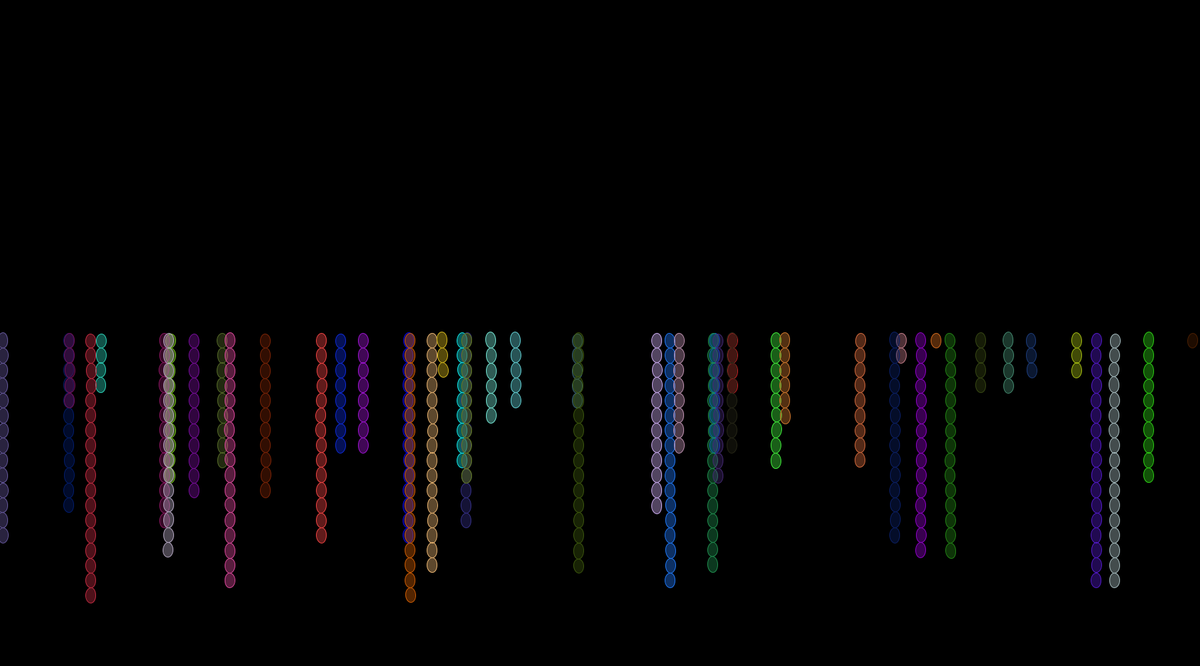
Frame 1 (no input)
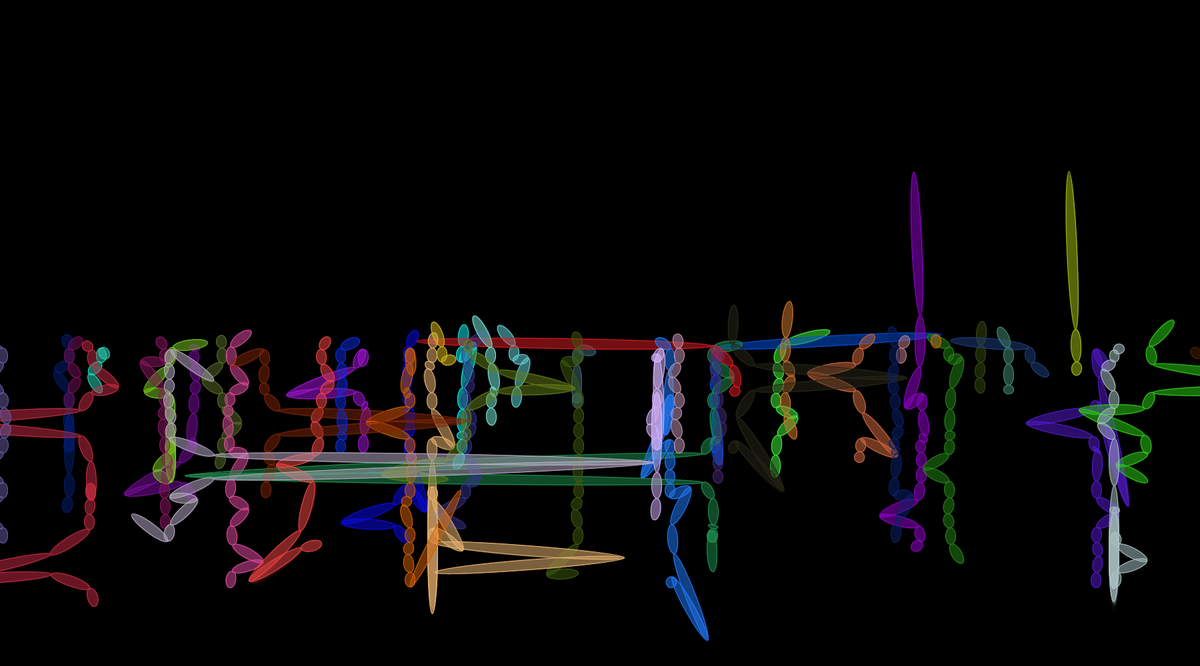
Frame 60 (the mouse pressed at the canvas centre just before this capture)
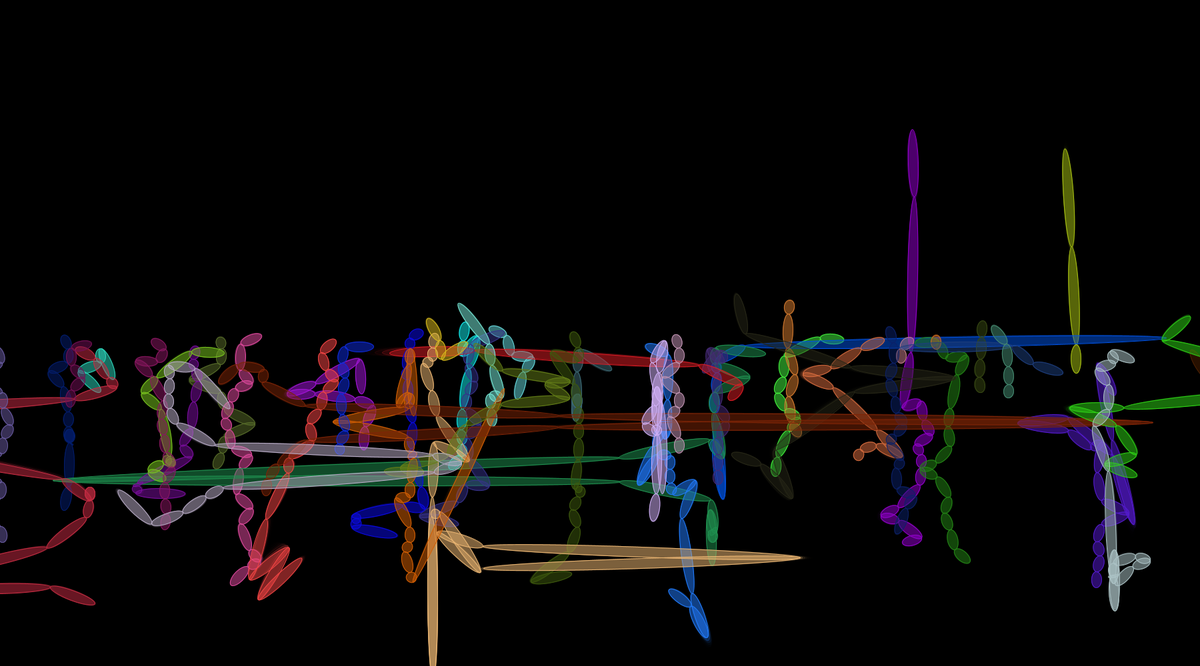
Frame 120 (the mouse held since frame 60 and released just before this capture)

The Processing sketch that drew these frames (run headless with seeded random() and noise(); from frame 60 on, the mouse is pressed at the canvas centre):

// Processing sketch: main
// ── main.pde
Universe sim;
Organism o;

void setup(){
  size(1800,1000);
  sim = new Universe();
  sim.addNRandomlyPlacedOrganisms(50);
  fill(0, 255); //200,140
  rect(-2,-2,width+2,height+2);
}
 
void draw(){
  fill(0, 150); //200,140
  rect(-2,-2,width+2,height+2);
  sim.run();
}
 
void mouseDragged(){
  //sim.addOrganism(new Organism(mouseX, mouseY, true));
}
 
void mousePressed(){
  //sim.addOrganism(new Organism(mouseX, mouseY, true));
}

// ── Cell.pde
class Cell{
  
  Link parentLink;
  Link childLink;
  PVector startPos, pos, prevPos;
  float pForceMagX;
  float pForceFreqX;
  float pForceMagY;
  float pForceFreqY;
  float stiffness;
  float seperation;
  float sepTime;
  color col;
  
  static final float minForceFreq = 0.001;
  static final float maxForceFreq = 100;
  //static final float minForceMag = 0.001;
  //static final float maxForceMag = 0.1;
  static final float minForceMag = 0.001;
  static final float maxForceMag = 1;
  static final float minStiff = 0.00001;
  static final float maxStiff = 0.2;
  static final float radius = 5;
  static final int framesPerSimStep = 15;
  static final float sepFactor = 4.5;
  
  Cell(float x, float y, float _stiffness){
    pos = new PVector(x,y);
    prevPos = new PVector(x, y);
    startPos = new PVector(x, y);
    stiffness = _stiffness;
    pForceFreqX = random(minForceFreq,maxForceFreq);
    pForceMagX = random(minForceMag, maxForceMag);
    pForceFreqY = random(minForceFreq,maxForceFreq);
    pForceMagY = random(minForceMag, maxForceMag);
    
    seperation = 0;
    sepTime = 0;
  }
  
  
  Cell(float x, float y){
    pos = new PVector(x,y);
    prevPos = new PVector(x, y);
    startPos = new PVector(x, y);
    stiffness = random(minStiff, maxStiff);
    pForceFreqX = random(minForceFreq,maxForceFreq);
    pForceMagX = random(minForceMag, maxForceMag);
    pForceFreqY = random(minForceFreq,maxForceFreq);
    pForceMagY = random(minForceMag, maxForceMag);
    
    seperation = 0;
    sepTime = 0;
  }
  
  Cell(Cell parent){
    stiffness = parent.stiffness;
    pos = new PVector(parent.pos.x,parent.pos.y+radius*sepFactor);
    prevPos = new PVector(parent.pos.x,parent.pos.y+radius*sepFactor);
    startPos = new PVector(parent.pos.x,parent.pos.y+radius*sepFactor);
    parent.createChildLinkAndLinkChild(this);
    pForceFreqX = random(minForceFreq,maxForceFreq);
    pForceMagX = random(minForceMag, maxForceMag);
    pForceFreqY = random(minForceFreq,maxForceFreq);
    pForceMagY = random(minForceMag, maxForceMag);
    
    seperation = 0;
    sepTime = 0;
    
  }
  
  void createChildLinkAndLinkChild(Cell child){
    childLink = new Link(this, child, stiffness);
    child.attachParentLink(childLink);
  }
  
  void attachParentLink(Link _parentLink){
    parentLink = _parentLink;
  }
  
  void runPush(){
    pushSelf();
    if(childLink != null){
      childLink.constrainLen();
    }
    verlet();
  }
  
  void run(){
    if(childLink != null){
      childLink.constrainLen();
    }
    verlet();
  }
  
  void pushSelf(){
    PVector pforceX = new PVector(pForceMagX, 0);
    pforceX.mult(sin(frameCount*pForceFreqX));
    pos.add(pforceX);
    
    PVector pforceY = new PVector(0, pForceMagY);
    pforceY.mult(sin(frameCount*pForceFreqY));
    pos.add(pforceY);
  }
  
  void verlet(){
    PVector currPos = new PVector(pos.x, pos.y);
    pos.x += (pos.x - prevPos.x)*.999;
    pos.y += (pos.y - prevPos.y)*.999;
    prevPos.set(currPos);
  }
  
  void render(){
    
    if(childLink != null){
      childLink.render();
    }
    
    fill(col, 100); //fill(200,100);
    stroke(255);
    pushMatrix();
    translate(pos.x, pos.y);
    //rotate(theta);
    beginShape();
    //ellipse(0,0,radius*2,radius*2);
    endShape();
    popMatrix();
    
  }
  
  void combineTraits(Cell parent1, Cell parent2){
    if(parent1 == null){
      pForceFreqX = parent2.pForceFreqX;
      pForceMagX = parent2.pForceMagX;
      pForceFreqY = parent2.pForceFreqY;
      pForceMagY = parent2.pForceMagY;
      //stiffness = parent2.stiffness;
    }
    else if(parent2 == null){
      pForceFreqX = parent1.pForceFreqX;
      pForceMagX = parent1.pForceMagX;
      pForceFreqY = parent1.pForceFreqY;
      pForceMagY = parent1.pForceMagY;
      //stiffness = parent1.stiffness;
    }
    else{
      pForceFreqX = (parent1.pForceFreqX + parent2.pForceFreqX)/2;
      pForceMagX = (parent1.pForceMagX + parent2.pForceMagX)/2;
      pForceFreqY = (parent1.pForceFreqY + parent2.pForceFreqY)/2;
      pForceMagY = (parent1.pForceMagY + parent2.pForceMagY)/2;
      //stiffness = (parent1.stiffness + parent2.stiffness)/2;
      /*int randomSwap = round(random(0.51, 3.49));
      if(randomSwap == 1){
        pForceFreq = parent1.pForceFreq;
        pForceMag = parent2.pForceMag;
        
        stiffness = parent1.stiffness; //THINK ABOUT THIS
      }
      else if(randomSwap == 2){
        pForceFreq = parent2.pForceFreq;
        pForceMag = parent1.pForceMag;
        
        stiffness = parent2.stiffness; // THINK ABOUT THIS
      }
      else if(randomSwap == 3){
        pForceFreq = (parent1.pForceFreq + parent2.pForceFreq)/2;
        pForceMag = (parent1.pForceMag + parent2.pForceMag)/2;
        stiffness = (parent1.stiffness + parent2.stiffness)/2;
      }
      //pForceFreq = (parent1.pForceFreq + parent2.pForceFreq)/2;
      //pForceMag = (parent1.pForceMag + parent2.pForceMag)/2;*/
    }
    
    int randChance = round(random(1));
    if(randChance == 1){
      //Add some randomness
      pForceFreqX = pForceFreqX + random(-0.1, 0.1)*minForceFreq;
      pForceMagX = pForceMagX + random(-0.1, 0.1)*minForceMag;
      pForceFreqY = pForceFreqY + random(-0.1, 0.1)*minForceFreq;
      pForceMagY = pForceMagY + random(-0.1, 0.1)*minForceMag;
      //stiffness = stiffness + random(-0.1, 0.1)*minStiff;
    }  
  }
  
  float getDisplacement(){
    float displace = PVector.sub(pos, startPos).mag();
    if(displace < 0){
      return displace*-1;
      
    }
    else{
      return displace;
      
    }
  }
  
  float getTimeAvgSep(){
    return seperation/sepTime;
  }
  
  void updateSeperation(Cell other){
    float sep = PVector.sub(this.pos, other.pos).mag();
    sepTime += 1;
    if(sep < 0){
      sep = sep*-1;
      seperation += sep;
    }
    else{
      
      seperation += sep;
    }
  }
  
  void setColor(color _c){
    col = _c;
  }
  
  
  
}

// ── Link.pde
class Link{
  
  Cell parent;
  Cell child;
  float stiffness;
  PVector head;
  PVector tail;
  PVector linkVec;
  float len;
  static final float radLen = 5;
  
  Link(Cell _parent, Cell _child, float _stiffness){
    parent = _parent;
    child = _child;
    stiffness = _stiffness;
    head = parent.pos;
    linkVec = new PVector(child.pos.x-parent.pos.x, child.pos.y-parent.pos.y);
    tail = PVector.add(head, linkVec);
    len = linkVec.mag();
  }
  
  void render(){
    PVector currLinkVec = PVector.sub(child.pos, parent.pos);
    float theta = currLinkVec.heading();
    fill(parent.col, 100); //fill(200, 100);
    stroke(parent.col); //stroke(255);
    pushMatrix();
    //translate(parent.pos.x, parent.pos.y); For line
    translate(parent.pos.x + (child.pos.x-parent.pos.x)/2, parent.pos.y + (child.pos.y-parent.pos.y)/2);
    rotate(theta);
    beginShape();
    
   
    ellipse(0,0,(child.pos.x-parent.pos.x)*cos(theta) + (child.pos.y-parent.pos.y)*sin(theta),radLen*3);
    //ellipse(0,0,10,radLen*3);
    //vertex(0, 0); For line
    //vertex(child.pos.x-parent.pos.x, child.pos.y-parent.pos.y); For line
    endShape();
    popMatrix();
  }
  
  void constrainLen(){ /* Why doesnt this update linkVec and len?*/
    PVector currLinkVec = new PVector(child.pos.x-parent.pos.x, child.pos.y-parent.pos.y);
    float currLen = currLinkVec.mag();
    float diff = ((currLen - len)/currLen);
    parent.pos.x += currLinkVec.x * (0.5 * stiffness * diff);
    parent.pos.y += currLinkVec.y * (0.5 * stiffness * diff);
    child.pos.x -= currLinkVec.x * (0.5 * stiffness * diff);
    child.pos.y -= currLinkVec.y * (0.5 * stiffness * diff);
  }
  
}

// ── Organism.pde
class Organism{
  ArrayList<Cell> cells;
  Cell head, tail;
  float score;
  float distTraveled;
  float food_consumed;
  float displacement;
  float seperation;
  float stiffness;
  //int size;
  color col;
  
  static final int minSize = 2;
  static final int maxSize = 20;
  static final float minStiff = 0.00001;
  static final float maxStiff = 0.001;
  static final float stiffIncrease = 0.001;
  
  
  Organism(float x, float y){
    col = color(random(255), random(255), random(255));
    stiffness = random(minStiff, maxStiff);
    cells = new ArrayList<Cell>();
    
    /* Possible color bug where the color is null*/
    head = new Cell(x, y, stiffness);
    head.setColor(col);
    tail = new Cell(head);
    tail.setColor(col);
    
    cells.add(head);
    cells.add(tail);
    
    int extendCount = int(random(18));
    extendNTimes(extendCount);
    
    
    
  }
  
  Organism(float x, float y, float _stiffness){
    col = color(random(255), random(255), random(255));
    stiffness = _stiffness;
    cells = new ArrayList<Cell>();
    head = new Cell(x, y, stiffness);
    head.setColor(col);
    tail = new Cell(head);
    tail.setColor(col);
    cells.add(head);
    cells.add(tail);
    setColors();
  }
  
  Organism(float x, float y, boolean isChild){
    col = color(random(255), random(255), random(255));
    cells = new ArrayList<Cell>();
    head = new Cell(x, y);
    head.setColor(col);
    tail = new Cell(head);
    cells.add(head);
    cells.add(tail);
    if(isChild){

    }
    else{
      int extendCount = int(random(18));
      extendNTimes(extendCount);
    }
    setColors();
  }
  
  void setColors(){
    for(Cell c: cells){
      c.setColor(col);
    }
  }
  
  void run() {
    int counter = 0;
    for(Cell c: cells){
      if(counter % 3 == 0){
        c.pushSelf();
      }
      counter++;
    }
    
    //head.pushSelf();
    //tail.pushSelf();
    for(Cell c: cells){
      c.run();
    }
    
  }
  
  void render(){
    for(Cell c: cells){
      c.render();
    }
  }
  
  void pushHead(){
    head.pushSelf();
  }
  
  void calcSeperation(){
    float tempSeperation = 0;
    for(Cell c: cells){
      tempSeperation += c.getTimeAvgSep();
    }
    tempSeperation = tempSeperation/cells.size();
    seperation = tempSeperation;
  }
  
  void updateSeperations(){
    //for(Cell c1: cells){
    //  for(Cell c2: cells){
    //    c1.updateSeperation(c2);
    //  }
    //}
    for(Cell c1: cells){
      Cell parent;
      Cell child;
      if(c1.parentLink != null){
        parent = c1.parentLink.parent;
      }
      else{
        parent = null;
      }
      if(c1.childLink != null){
        child = c1.childLink.child;
      }
      else{
        child = null;
      }
      
      if((parent == null) && (child == null)){
        
      }
      else if(parent == null){
        c1.updateSeperation(child);
      }
      else if(child == null){
        c1.updateSeperation(parent);
      }
      else{
        c1.updateSeperation(parent);
        c1.updateSeperation(child);
      }
    }
  }
  
  /*Organism produceRandomVariant(){

  }
  
  Organism copyOrganism(){

  }*/
  
  Organism reproduceWith(Organism partner){
    float child_stiffness = (stiffness + partner.stiffness)/2;
    int chanceToIncreaseStiff = round(random(100));
    if(chanceToIncreaseStiff < 20){
      child_stiffness += stiffIncrease;
    }
    
    
    Organism child = new Organism(random(width), height/2, child_stiffness); //MAKE SEP CONSTRUC
    
    //Organism child = new Organism(width/2, height/2, false);
    int lengthChance = round(random(1));
    if(lengthChance == 0){
      int meanSize = (cells.size() + partner.cells.size())/2;
      int meanSizeChance = round(random(1));
      if(meanSizeChance == 0){
        child.extendNTimes(meanSize-2);
      }
      else{
        child.extendNTimes(meanSize-2);
      }
      
    }
    else{
      //Extend size of child to one of the parents size
      int randChance = round(random(1));
      if(randChance == 1){
        child.extendNTimes(partner.cells.size()-2);
      }
      else{
        child.extendNTimes(cells.size()-2);
      }

    }
    
    for(int i = 0; i < child.cells.size(); i++){
      if((i >= cells.size()) && (i >= partner.cells.size())){
        
      }
      else if(i >= cells.size()){
        child.cells.get(i).combineTraits(null, partner.cells.get(i));
      }
      else if(i >= partner.cells.size()){
        child.cells.get(i).combineTraits(cells.get(i), null);
      }
      else{
        child.cells.get(i).combineTraits(cells.get(i), partner.cells.get(i));
      }    
    }
    
    int chanceToExtend = round(random(100));
    //chanceToExtend = 0; //TEMP
    if(cells.size() < 20){
      if(chanceToExtend <= 2){
        child.extend();
        return child;
      }
    }
    
    int chanceToShrink = round(random(100));
    //chanceToShrink = 0; //TEMP
    if(cells.size() > 3){
      if(chanceToShrink <=2){
        child.shrink();
        return child;
        
      }
      
    }
    
    
    return child;
  }
  
  float getScore(){
    return score;
  }
  
  void calcScore(){
    calcSeperation();
    calcDisplacement();
    score = displacement - seperation*100 + cells.size()*50;
  }
  
  void calcDisplacement(){    
    float tempDisplacement = 0;
    for(Cell c: cells){
      tempDisplacement += c.getDisplacement();
    }
    tempDisplacement = tempDisplacement/cells.size();
    displacement = tempDisplacement;
  }
  
  void calcDist(){
   
  }
  
  void extend(){
    Cell newTail = new Cell(tail);
    newTail.setColor(col);
    cells.add(newTail);
    tail = newTail;
    
  }
  
  void shrink(){
    Link tailLink = tail.parentLink;
    Cell newTail = tailLink.parent;
    cells.remove(tail);
    tail = newTail;
    tail.childLink = null;
  }
  
  void extendNTimes(int n){
    for(int i = 0; i < n; i++){
      extend();
    }
  }
  
  void setStiffness(float stiff){
     stiffness = stiff;
  }
  
  /*int getComponentCount(){
   
  }*/
  
  
}

// ── Universe.pde
class Universe{
  ArrayList<Organism> organisms;
  int maxOrganismCount;
  float avgScore;
  int genNum;
  
  Universe(){
    organisms = new ArrayList<Organism>();
    genNum = 0;
  }
  
  void run(){
    if(lifeSessionOver()){
      genNum += 1;
      println("--- Generation ", genNum, " ---");
      calcScores();
      produceNextGen();
      
      //Reset Screen
      //fill(0, 200); //140
      //rect(-2,-2,width+2,height+2);
      
    }
    else{
      for(Organism o: organisms){
        o.run();
      }
      for(Organism o: organisms){
        o.updateSeperations();
      }
      for(Organism o: organisms){
        o.render();
      }
    }
  }
  
  void calcScores(){
    for(Organism o: organisms){
        o.calcScore();
    }
    
  }
  
  void produceNextGen(){
    Organism first = null;
    Organism second = null;
    float firstScore = -100000;
    float secondScore = -100000;
    ArrayList<Organism> nextGen = new ArrayList<Organism>();
    avgScore = 0;
    for(Organism o: organisms){
      avgScore += o.getScore();
      if(o.getScore() > firstScore){
        first = o;
        firstScore = o.getScore();
      }
      else if(o.getScore() > secondScore){
        second = o;
        secondScore = o.getScore();
      }
    }
    avgScore = avgScore/organisms.size();
    println("Avg Score: ", avgScore);
    println("Best Score: ", firstScore);
    for(Organism o: organisms){
      Organism child = first.reproduceWith(o);
      nextGen.add(child);
    }
    
    
    //for(int i = 0; i < maxOrganismCount-1; i++){
      //nextGen.add(child.produceRandomVariant());
    //}
    
    organisms = nextGen;
  }
  
  boolean lifeSessionOver(){
    if(frameCount % 1800 == 0){ //1800
      return true;
    }
    return false;
  }
  
  int getRandomValueFromZeroToX(int x){
    return int(random(x));
  }
 
  void addNRandomlyPlacedOrganisms(int n){
    for(int i = 0; i < n; i++){
      addRandOrganism();
    }
  }
  
  void addRandOrganism(){
    float y = height/2;
    float x = random(width);
    //float x = width/2;
    organisms.add(new Organism(x, y));
  }

}
